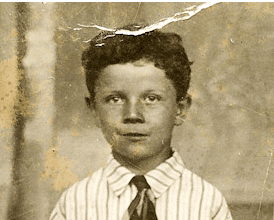
#> input picture cv lav/week 6/origInpaint.png, 274 x 220 px, found by its file name
$ python inpainting.py
#> lines starting #> are read from the running program, lines starting #| are printed output that depends on the picture
import numpy as np
import cv2
import matplotlib.pytplot as plt

### inbuilt function implementation
method = "telea"

flags = cv2.INPAINT_TELEA
if method == "ns":
	flags = cv2.INPAINT_NS

image = cv2.imread("C:/Users/student/PycharmProjects/220962432_lab6/.venv/Scripts/images/origInpaint.png")
#> image is the input picture: shape (220, 274, 3); mean B, G, R 122, 157.9, 173.3
image = cv2.resize(image, (300,200))
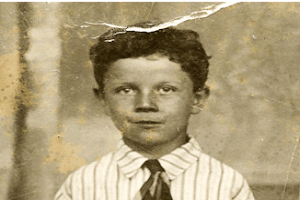
#> image: shape (200, 300, 3); mean B, G, R 121.9, 157.8, 173.2
mask = cv2.imread("C:/Users/student/PycharmProjects/220962432_lab6/.venv/Scripts/images/mask.png", 0)
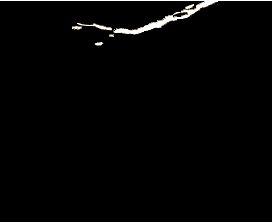
#> input picture cv lav/week 6/mask.png, 272 x 222 px, found by its file name
#> mask: shape (222, 272); min 0, max 255, mean 4
mask = cv2.resize(mask, (300,200))
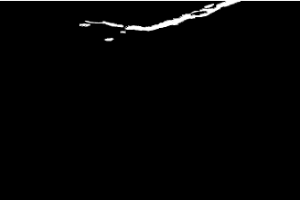
#> mask: shape (200, 300); min 0, max 255, mean 4.1
# mask = cv2.cvtColor(mask, cv2.COLOR_BGR2GRAY)

output = cv2.inpaint(image, mask, 2, flags=flags)

cv2.imshow('win', output)
cv2.waitKey(0)
cv2.destroyAllWindows()
